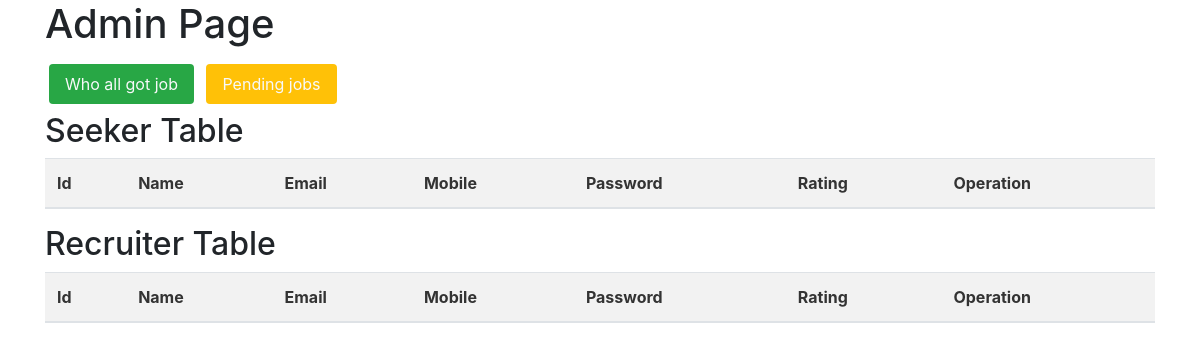
Before: /admin_page.php with the older database file.
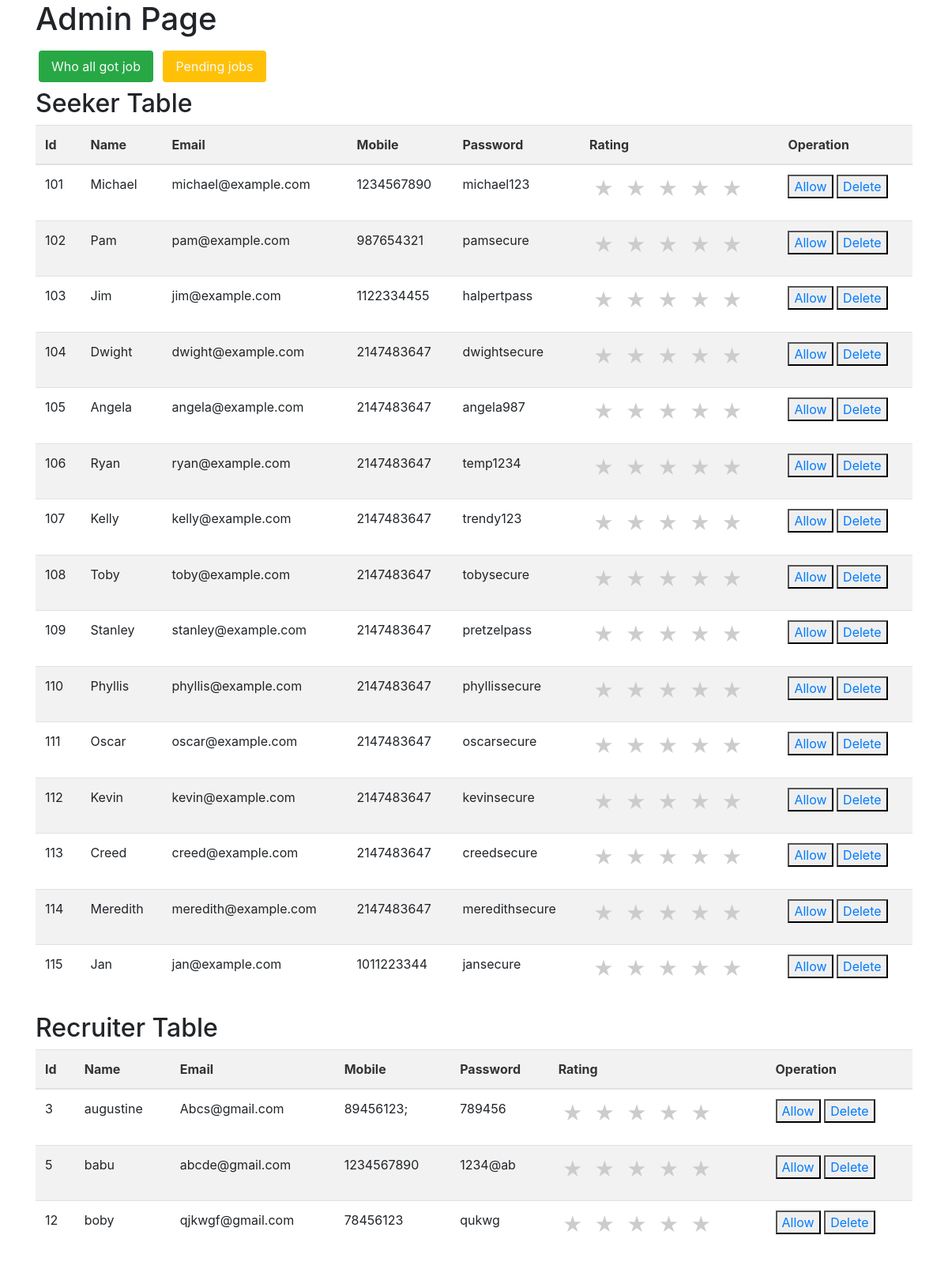
After: the same page with the newer database file.
### tables this page shows
CREATE TABLE `jobseeker_reg` (
  `name` varchar(30) NOT NULL,
  `email` varchar(20) NOT NULL,
  `password` varchar(15) NOT NULL,
  `seeker_lastname` varchar(15) NOT NULL,
  `seeker_pn_no` int(10) NOT NULL,
  `Profile_Photo` blob NOT NULL,
  `Address` varchar(50) NOT NULL,
  `Pin` int(15) NOT NULL,
  `Gender` bit(10) NOT NULL,
  `Date_of_Birth` year(4) NOT NULL,
  `seeker_id` int(10) NOT NULL,
  `ban_end_date` datetime DEFAULT NULL,
  `message_sent` tinyint(4) DEFAULT 0,
  `ban_start_date` datetime DEFAULT NULL,
  `banned` tinyint(1) DEFAULT 0,
  `permanently_banned` tinyint(1) DEFAULT 0
);

CREATE TABLE `reccreateprofile` (
  `Job Title` varchar(50) NOT NULL,
  `Description` varchar(50) NOT NULL,
  `Location` varchar(30) NOT NULL,
  `No_of_Openings` int(11) NOT NULL,
  `email` varchar(50) NOT NULL,
  `phone_number` varchar(59) NOT NULL,
  `password` varchar(15) NOT NULL,
  `name` varchar(15) NOT NULL,
  `recu_id` int(11) NOT NULL,
  `ban_end_date` datetime DEFAULT NULL
);

### admin_page.php (the view, shortened to what this page needs)
<?php
include('connection.php');
?>
<!DOCTYPE html>
<html lang="en">
<head>
  <link rel="stylesheet" href="https://cdn.jsdelivr.net/npm/bootstrap@4.0.0/dist/css/bootstrap.min.css">
</head>
<body>
<link rel="stylesheet" href="display.css">
<div class="container">
  <h1>Admin Page</h1>
  <button class="btn btn-success my-2">
    <a href="display_got_job.php" class="text-light" style="text-decoration: none; color: inherit;">Who all got job</a>
  </button>
  <button class="btn btn-warning my-2">
    <a href="pending_jobs.php" class="text-light" style="text-decoration: none; color: inherit;">Pending jobs</a>
  </button>
  <h2>Seeker Table</h2>
  <table class="table">
    <thead>
      <tr>
        <th scope="col">Id</th>
        <th scope="col">Name</th>
        <th scope="col">Email</th>
        <th scope="col">Mobile</th>
        <th scope="col">Password</th>
        <th scope="col">Rating</th>
        <th scope="col">Operation</th>
      </tr>
    </thead>
    <tbody>
      <?php
      $sql1 = "SELECT * FROM jobseeker_reg";
      $result1 = mysqli_query($con, $sql1);
      if ($result1) {
        while ($row1 = mysqli_fetch_assoc($result1)) {
          $id1 = $row1['seeker_id'];
          $name1 = $row1['name'];
          $email1 = $row1['email'];
          $mobile1 = $row1['seeker_pn_no'];
          $password1 = $row1['password'];
          echo '<tr>
                  <td>'.$id1.'</td>
                  <td>'.$name1.'</td>
                  <td>'.$email1.'</td>
                  <td>'.$mobile1.'</td>
                  <td>'.$password1.'</td>
                  <td>
                    <div class="star-rating">
                      <input type="radio" id="star5-'.$id1.'" name="rating-'.$id1.'" value="5">
                      <label for="star5-'.$id1.'"></label>
                      <input type="radio" id="star4-'.$id1.'" name="rating-'.$id1.'" value="4">
                      <label for="star4-'.$id1.'"></label>
                      <input type="radio" id="star3-'.$id1.'" name="rating-'.$id1.'" value="3">
                      <label for="star3-'.$id1.'"></label>
                      <input type="radio" id="star2-'.$id1.'" name="rating-'.$id1.'" value="2">
                      <label for="star2-'.$id1.'"></label>
                      <input type="radio" id="star1-'.$id1.'" name="rating-'.$id1.'" value="1">
                      <label for="star1-'.$id1.'"></label>
                    </div>
                  </td>
                  <td>
                    <button><a href="update.php?updateid='.$id1.'&type=seeker">Allow</a></button>
                    <button><a href="delete.php?deleteid='.$id1.'&type=seeker">Delete</a></button>
                  </td>
                </tr>';
        }
      }
      ?>
    </tbody>
  </table>
  <h2>Recruiter Table</h2>
  <table class="table">
    <thead>
      <tr>
        <th scope="col">Id</th>
        <th scope="col">Name</th>
        <th scope="col">Email</th>
        <th scope="col">Mobile</th>
        <th scope="col">Password</th>
        <th scope="col">Rating</th>
        <th scope="col">Operation</th>
      </tr>
    </thead>
    <tbody>
      <?php
      $sql2 = "SELECT * FROM reccreateprofile";
      $result2 = mysqli_query($con, $sql2);
      if ($result2) {
        while ($row2 = mysqli_fetch_assoc($result2)) {
          $id2 = $row2['recu_id'];
          $name2 = $row2['name'];
          $email2 = $row2['email'];
          $mobile2 = $row2['phone_number'];
          $password2 = $row2['password'];
          echo '<tr>
                  <td>'.$id2.'</td>
                  <td>'.$name2.'</td>
                  <td>'.$email2.'</td>
                  <td>'.$mobile2.'</td>
                  <td>'.$password2.'</td>
                  <td>
                    <div class="star-rating">
                      <input type="radio" id="star5-'.$id2.'" name="rating-'.$id2.'" value="5">
                      <label for="star5-'.$id2.'"></label>
                      <input type="radio" id="star4-'.$id2.'" name="rating-'.$id2.'" value="4">
                      <label for="star4-'.$id2.'"></label>
                      <input type="radio" id="star3-'.$id2.'" name="rating-'.$id2.'" value="3">
                      <label for="star3-'.$id2.'"></label>
                      <input type="radio" id="star2-'.$id2.'" name="rating-'.$id2.'" value="2">
                      <label for="star2-'.$id2.'"></label>
                      <input type="radio" id="star1-'.$id2.'" name="rating-'.$id2.'" value="1">
                      <label for="star1-'.$id2.'"></label>
                    </div>
                  </td>
                  <td>
                    <button><a href="update.php?updateid='.$id2.'&type=recruiter">Allow</a></button>
                    <button><a href="delete.php?deleteid='.$id2.'&type=recruiter">Delete</a></button>
                  </td>
                </tr>';
        }
      }
      ?>
    </tbody>
  </table>
</div>
</body>
</html>

Changed rows visible on the page:
added jobseeker_reg: seeker_id "101", name "Michael", email "michael@example.com", seeker_pn_no "1234567890", password "michael123"
added jobseeker_reg: seeker_id "102", name "Pam", email "pam@example.com", seeker_pn_no "987654321", password "pamsecure"
added jobseeker_reg: seeker_id "103", name "Jim", email "jim@example.com", seeker_pn_no "1122334455", password "halpertpass"
added jobseeker_reg: seeker_id "104", name "Dwight", email "dwight@example.com", seeker_pn_no "2147483647", password "dwightsecure"
added jobseeker_reg: seeker_id "105", name "Angela", email "angela@example.com", seeker_pn_no "2147483647", password "angela987"
added jobseeker_reg: seeker_id "106", name "Ryan", email "ryan@example.com", seeker_pn_no "2147483647", password "temp1234"
added jobseeker_reg: seeker_id "107", name "Kelly", email "kelly@example.com", seeker_pn_no "2147483647", password "trendy123"
added jobseeker_reg: seeker_id "108", name "Toby", email "toby@example.com", seeker_pn_no "2147483647", password "tobysecure"
added jobseeker_reg: seeker_id "109", name "Stanley", email "stanley@example.com", seeker_pn_no "2147483647", password "pretzelpass"
added jobseeker_reg: seeker_id "110", name "Phyllis", email "phyllis@example.com", seeker_pn_no "2147483647", password "phyllissecure"
added jobseeker_reg: seeker_id "111", name "Oscar", email "oscar@example.com", seeker_pn_no "2147483647", password "oscarsecure"
added jobseeker_reg: seeker_id "112", name "Kevin", email "kevin@example.com", seeker_pn_no "2147483647", password "kevinsecure"
added jobseeker_reg: seeker_id "113", name "Creed", email "creed@example.com", seeker_pn_no "2147483647", password "creedsecure"
added jobseeker_reg: seeker_id "114", name "Meredith", email "meredith@example.com", seeker_pn_no "2147483647", password "meredithsecure"
added jobseeker_reg: seeker_id "115", name "Jan", email "jan@example.com", seeker_pn_no "1011223344", password "jansecure"
added reccreateprofile: recu_id "3", name "augustine", email "Abcs@gmail.com", phone_number "89456123;", password "789456"
added reccreateprofile: recu_id "5", name "babu", email "abcde@gmail.com", phone_number "1234567890", password "1234@ab"
added reccreateprofile: recu_id "12", name "boby", email "qjkwgf@gmail.com", phone_number "78456123", password "qukwg"
